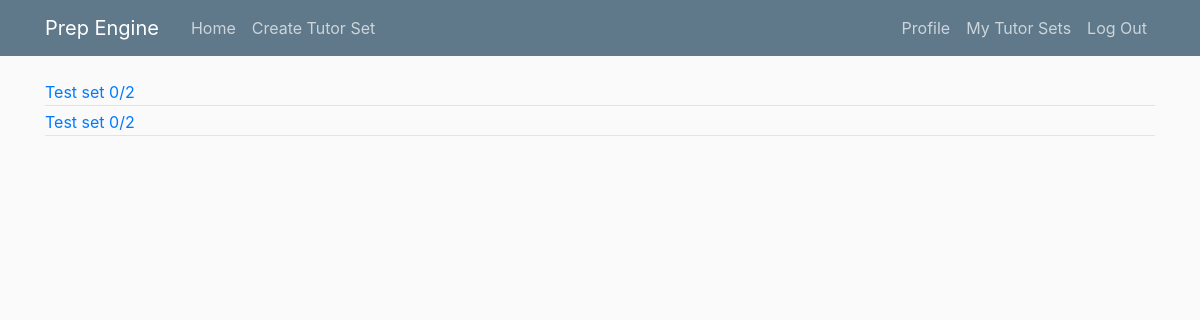
The page /userAttempts/austyn (signed in) on the database as committed earlier.
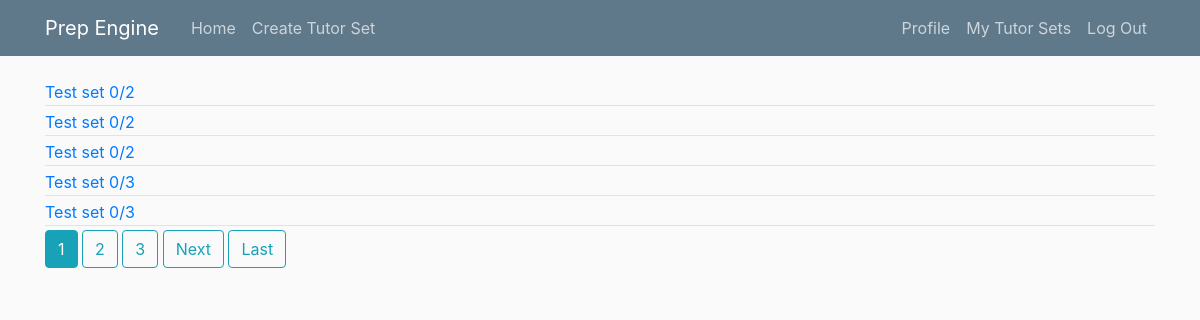
The same page on the database as committed later.
### tutor_sets/models.py (models this page shows, shortened)
class Attempt(models.Model):
    tutorSet = models.ForeignKey(TutorSet, on_delete=models.CASCADE)
    numberCorrect = models.IntegerField(default=0)
    totalQuestions = models.IntegerField(default=0)
    user = models.ForeignKey(User, on_delete=models.CASCADE)

class TutorSet(models.Model):
    title = models.CharField(max_length=100)
    score = models.PositiveIntegerField(default=0)
    totalQuestions = models.PositiveIntegerField(default=0)
    author = models.ForeignKey(User, on_delete=models.CASCADE)

### home/views.py (the view)
# urls.py: path('userAttempts/<str:username>', UserAttemptsListView.as_view(), name='user-attempts'),
class UserAttemptsListView(ListView):
    model = Attempt
    template_name = 'home/user_attempts.html'
    context_object_name = 'attempts'
    paginate_by = 5
    def get_queryset(self):
        user = get_object_or_404(User, username=self.kwargs.get('username'))
        return Attempt.objects.filter(user=user)

### home/templates/home/user_attempts.html (shortened to what this page needs)
{% extends "home/base.html" %}
{% block content %}
    {% if user.is_authenticated %}
        {% for attempt in attempts %}
        <a href="{% url 'tutorSet-detail' attempt.tutorSet.pk %}">
            <div class="article-metadata">
                {{ attempt.tutorSet.title }}
                {{ attempt.numberCorrect }}/{{ attempt.totalQuestions }}
            </div>
        </a>
        {% endfor %}
        {% if is_paginated %}
            {% for num in page_obj.paginator.page_range %}
                {% if page_obj.number == num %}
                    <a class="btn btn-info mb4" href="?page={{ num }}">{{ num }}</a>
                {% elif num > page_obj.number|add:'-3' and num < page_obj.number|add:3 %}
                    <a class="btn btn-outline-info mb4" href="?page={{ num }}">{{ num }}</a>
                {% endif %}
            {% endfor %}
            {% if page_obj.has_next %}
                <a class="btn btn-outline-info mb4" href="?page={{ page_obj.next_page_number }}">Next</a>
                <a class="btn btn-outline-info mb4" href="?page={{ page_obj.paginator.num_pages }}">Last</a>
            {% endif %}
        {% endif %}
    {% endif %}
{% endblock %}

Rows that differ between the two databases and show on the page:
added Attempt: tutorSet "Test set", numberCorrect "0", totalQuestions "2"
added Attempt: tutorSet "Test set", numberCorrect "0", totalQuestions "3"
added Attempt: tutorSet "Test set", numberCorrect "0", totalQuestions "3"
Other text that changed with them:
new list line: "1"
new list line: "2"
new list line: "3"
text now shown: "Next Last"
